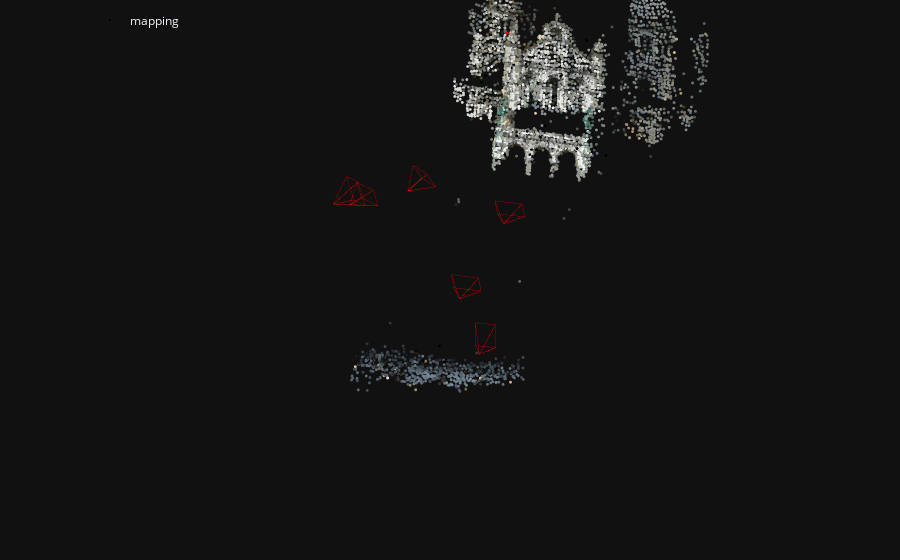

Notebook code cell kept with this figure:
### Code cell
fig = viz_3d.init_figure()
viz_3d.plot_reconstruction(
    fig, model, color="rgba(255,0,0,0.5)", name="mapping", points_rgb=True
)
fig.show()

### Figure 1 — Plotly figure (JSON) as saved in the notebook; plotly's stock layout.template omitted (floating-point values rounded to 4 significant figures; data arrays with more than 128 entries replaced by an {"elided": "..."} marker saying what was removed)
{"data": [{"legendgroup": "mapping", "marker": {"color": {"elided": "5879x3 int values"}, "line": {"width": 0}, "size": 1}, "mode": "markers", "name": "mapping", "type": "scatter3d", "x": {"elided": "5879 float values"}, "y": {"elided": "5879 float values"}, "z": {"elided": "5879 float values"}}, {"hovertemplate": "Image(image_id=1, camera_id=1, name=\"mapping/02928139_3448003521.jpg\", triangulated=3259/5000)", "legendgroup": "mapping", "line": {"color": "rgba(255,0,0,0.5)", "width": 1}, "mode": "lines", "name": "1", "showlegend": false, "type": "scatter3d", "x": [1.004, 0.9064, 1.097, 1.004, 1.097, 1.097, 1.004, 1.097, 0.9063, 1.004, 0.9063, 0.9064], "y": [0.1733, 0.04353, 0.04364, 0.1733, 0.04364, 0.3032, 0.1733, 0.3032, 0.3031, 0.1733, 0.3031, 0.04353], "z": [1.986, 2.291, 2.293, 1.986, 2.293, 2.293, 1.986, 2.293, 2.291, 1.986, 2.291, 2.291]}, {"hovertemplate": "Image(image_id=2, camera_id=2, name=\"mapping/03903474_1471484089.jpg\", triangulated=2750/5000)", "legendgroup": "mapping", "line": {"color": "rgba(255,0,0,0.5)", "width": 1}, "mode": "lines", "name": "2", "showlegend": false, "type": "scatter3d", "x": [0.7096, 0.5913, 0.8526, 0.7096, 0.8526, 0.8676, 0.7096, 0.8676, 0.6064, 0.7096, 0.6064, 0.5913], "y": [0.5459, 0.4358, 0.4177, 0.5459, 0.4177, 0.5841, 0.5459, 0.5841, 0.6022, 0.5459, 0.6022, 0.4358], "z": [4.553, 4.744, 4.713, 4.553, 4.713, 4.743, 4.553, 4.743, 4.774, 4.553, 4.774, 4.744]}, {"hovertemplate": "Image(image_id=3, camera_id=3, name=\"mapping/10265353_3838484249.jpg\", triangulated=3324/5000)", "legendgroup": "mapping", "line": {"color": "rgba(255,0,0,0.5)", "width": 1}, "mode": "lines", "name": "3", "showlegend": false, "type": "scatter3d", "x": [-0.7511, -0.7318, -0.5408, -0.7511, -0.5408, -0.5, -0.7511, -0.5, -0.6911, -0.7511, -0.6911, -0.7318], "y": [0.5442, 0.4647, 0.4088, 0.5442, 0.4088, 0.573, 0.5442, 0.573, 0.629, 0.5442, 0.629, 0.4647], "z": [4.597, 4.847, 4.679, 4.597, 4.679, 4.67, 4.597, 4.67, 4.839, 4.597, 4.839, 4.847]}, {"hovertemplate": "Image(image_id=4, camera_id=4, name=\"mapping/17295357_9106075285.jpg\", triangulated=2559/5000)", "legendgroup": "mapping", "line": {"color": "rgba(255,0,0,0.5)", "width": 1}, "mode": "lines", "name": "4", "showlegend": false, "type": "scatter3d", "x": [0.231, 0.1374, 0.384, 0.231, 0.384, 0.3903, 0.231, 0.3903, 0.1437, 0.231, 0.1437, 0.1374], "y": [-0.5045, -0.5654, -0.5755, -0.5045, -0.5755, -0.4114, -0.5045, -0.4114, -0.4013, -0.5045, -0.4013, -0.5654], "z": [-4.542, -4.035, -4.051, -4.542, -4.051, -4.056, -4.542, -4.056, -4.04, -4.542, -4.04, -4.035]}, {"hovertemplate": "Image(image_id=5, camera_id=5, name=\"mapping/32809961_8274055477.jpg\", triangulated=3002/5000)", "legendgroup": "mapping", "line": {"color": "rgba(255,0,0,0.5)", "width": 1}, "mode": "lines", "name": "5", "showlegend": false, "type": "scatter3d", "x": [-0.3314, -0.3244, -0.1553, -0.3314, -0.1553, -0.08014, -0.3314, -0.08014, -0.2492, -0.3314, -0.2492, -0.3244], "y": [0.7704, 0.6378, 0.5816, 0.7704, 0.5816, 0.7318, 0.7704, 0.7318, 0.788, 0.7704, 0.788, 0.6378], "z": [5.213, 5.437, 5.247, 5.213, 5.247, 5.269, 5.213, 5.269, 5.459, 5.213, 5.459, 5.437]}, {"hovertemplate": "Image(image_id=6, camera_id=6, name=\"mapping/44120379_8371960244.jpg\", triangulated=3077/4859)", "legendgroup": "mapping", "line": {"color": "rgba(255,0,0,0.5)", "width": 1}, "mode": "lines", "name": "6", "showlegend": false, "type": "scatter3d", "x": [0.6062, 0.4893, 0.7517, 0.6062, 0.7517, 0.764, 0.6062, 0.764, 0.5016, 0.6062, 0.5016, 0.4893], "y": [0.3322, 0.2181, 0.2038, 0.3322, 0.2038, 0.3713, 0.3322, 0.3713, 0.3856, 0.3322, 0.3856, 0.2181], "z": [3.03, 3.236, 3.207, 3.03, 3.207, 3.236, 3.03, 3.236, 3.265, 3.03, 3.265, 3.236]}, {"hovertemplate": "Image(image_id=7, camera_id=7, name=\"mapping/51091044_3486849416.jpg\", triangulated=2875/5000)", "legendgroup": "mapping", "line": {"color": "rgba(255,0,0,0.5)", "width": 1}, "mode": "lines", "name": "7", "showlegend": false, "type": "scatter3d", "x": [-0.03057, -0.05806, 0.1266, -0.03057, 0.1266, 0.1342, -0.03057, 0.1342, -0.05051, -0.03057, -0.05051, -0.05806], "y": [-0.4747, -0.5675, -0.574, -0.4747, -0.574, -0.3266, -0.4747, -0.3266, -0.3201, -0.4747, -0.3201, -0.5675], "z": [-4.449, -3.775, -3.794, -4.449, -3.794, -3.805, -4.449, -3.805, -3.787, -4.449, -3.787, -3.775]}, {"hovertemplate": "Image(image_id=8, camera_id=8, name=\"mapping/60584745_2207571072.jpg\", triangulated=3316/5000)", "legendgroup": "mapping", "line": {"color": "rgba(255,0,0,0.5)", "width": 1}, "mode": "lines", "name": "8", "showlegend": false, "type": "scatter3d", "x": [-0.892, -0.8207, -0.6867, -0.892, -0.6867, -0.6184, -0.892, -0.6184, -0.7524, -0.892, -0.7524, -0.8207], "y": [0.5154, 0.3795, 0.3342, 0.5154, 0.3342, 0.5812, 0.5154, 0.5812, 0.6266, 0.5154, 0.6266, 0.3795], "z": [4.544, 4.81, 4.683, 4.544, 4.683, 4.666, 4.544, 4.666, 4.794, 4.544, 4.794, 4.81]}, {"hovertemplate": "Image(image_id=9, camera_id=9, name=\"mapping/71295362_4051449754.jpg\", triangulated=3592/5000)", "legendgroup": "mapping", "line": {"color": "rgba(255,0,0,0.5)", "width": 1}, "mode": "lines", "name": "9", "showlegend": false, "type": "scatter3d", "x": [0.221, 0.1725, 0.337, 0.221, 0.337, 0.3456, 0.221, 0.3456, 0.1811, 0.221, 0.1811, 0.1725], "y": [-0.6411, -0.7471, -0.753, -0.6411, -0.753, -0.5062, -0.6411, -0.5062, -0.5002, -0.6411, -0.5002, -0.7471], "z": [-5.202, -4.505, -4.513, -5.202, -4.513, -4.519, -5.202, -4.519, -4.51, -5.202, -4.51, -4.505]}, {"hovertemplate": "Image(image_id=10, camera_id=10, name=\"mapping/93341989_396310999.jpg\", triangulated=3907/5000)", "legendgroup": "mapping", "line": {"color": "rgba(255,0,0,0.5)", "width": 1}, "mode": "lines", "name": "10", "showlegend": false, "type": "scatter3d", "x": [0.2373, 0.1532, 0.4012, 0.2373, 0.4012, 0.4121, 0.2373, 0.4121, 0.164, 0.2373, 0.164, 0.1532], "y": [-0.4907, -0.5794, -0.5938, -0.4907, -0.5938, -0.4074, -0.4907, -0.4074, -0.393, -0.4907, -0.393, -0.5794], "z": [-4.517, -3.817, -3.834, -4.517, -3.834, -3.834, -4.517, -3.834, -3.817, -4.517, -3.817, -3.817]}], "layout": {"autosize": true, "legend": {"orientation": "h", "x": 0.1, "xanchor": "left", "y": 0.99, "yanchor": "top"}, "margin": {"b": 0, "l": 0, "pad": 0, "r": 0, "t": 0}, "scene": {"aspectmode": "manual", "aspectratio": {"x": 1.243, "y": 1.062, "z": 5.61}, "camera": {"center": {"x": 0.05777, "y": -0.08821, "z": 0.09063}, "eye": {"x": 0.4002, "y": -1.259, "z": -1.497}, "projection": {"type": "orthographic"}, "up": {"x": -0.1005, "y": -0.811, "z": 0.5763}}, "dragmode": "orbit", "xaxis": {"autorange": true, "showbackground": false, "showgrid": false, "showline": false, "showticklabels": true, "type": "linear", "visible": false}, "yaxis": {"autorange": true, "showbackground": false, "showgrid": false, "showline": false, "showticklabels": true, "type": "linear", "visible": false}, "zaxis": {"autorange": true, "showbackground": false, "showgrid": false, "showline": false, "showticklabels": true, "type": "linear", "visible": false}}}}
